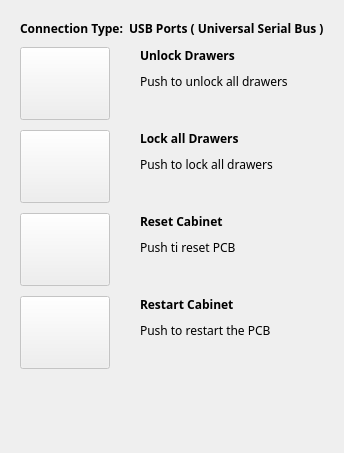
     <widget class="QWidget" name="tabConnection">
      <attribute name="icon">
       <iconset>
        <normaloff>images/connection_svg.svg</normaloff>images/connection_svg.svg</iconset>
      </attribute>
      <attribute name="title">
       <string>Connection</string>
      </attribute>
      <layout class="QVBoxLayout" name="verticalLayout_2">
       <property name="spacing">
        <number>10</number>
       </property>
       <property name="leftMargin">
        <number>20</number>
       </property>
       <property name="topMargin">
        <number>20</number>
       </property>
       <property name="rightMargin">
        <number>20</number>
       </property>
       <property name="bottomMargin">
        <number>20</number>
       </property>
       <item>
        <widget class="QLabel" name="label_9">
         <property name="font">
          <font>
           <family>Century Gothic</family>
           <pointsize>9</pointsize>
           <weight>75</weight>
           <bold>true</bold>
          </font>
         </property>
         <property name="text">
          <string>Connection Type:  USB Ports ( Universal Serial Bus )</string>
         </property>
         <property name="textFormat">
          <enum>Qt::PlainText</enum>
         </property>
         <property name="scaledContents">
          <bool>false</bool>
         </property>
         <property name="alignment">
          <set>Qt::AlignLeading|Qt::AlignLeft|Qt::AlignVCenter</set>
         </property>
         <property name="wordWrap">
          <bool>false</bool>
         </property>
         <property name="indent">
          <number>0</number>
         </property>
        </widget>
       </item>
       <item>
        <layout class="QGridLayout" name="gridLayout">
         <item row="0" column="0">
          <layout class="QHBoxLayout" name="horizontalLayout_5">
           <item>
            <widget class="QPushButton" name="btnUnlock">
             <property name="enabled">
              <bool>false</bool>
             </property>
             <property name="sizePolicy">
              <sizepolicy hsizetype="Fixed" vsizetype="Fixed">
               <horstretch>0</horstretch>
               <verstretch>0</verstretch>
              </sizepolicy>
             </property>
             <property name="minimumSize">
              <size>
               <width>90</width>
               <height>73</height>
              </size>
             </property>
             <property name="maximumSize">
              <size>
               <width>90</width>
               <height>73</height>
              </size>
             </property>
             <property name="text">
              <string/>
             </property>
             <property name="icon">
              <iconset>
               <normaloff>images/unlock_svg.svg</normaloff>images/unlock_svg.svg</iconset>
             </property>
             <property name="iconSize">
              <size>
               <width>32</width>
               <height>32</height>
              </size>
             </property>
            </widget>
           </item>
           <item>
            <layout class="QVBoxLayout" name="verticalLayout">
             <property name="leftMargin">
              <number>20</number>
             </property>
             <item>
              <widget class="QLabel" name="label">
               <property name="sizePolicy">
                <sizepolicy hsizetype="Preferred" vsizetype="Fixed">
                 <horstretch>0</horstretch>
                 <verstretch>0</verstretch>
                </sizepolicy>
               </property>
               <property name="minimumSize">
                <size>
                 <width>0</width>
                 <height>16</height>
                </size>
               </property>
               <property name="maximumSize">
                <size>
                 <width>16777215</width>
                 <height>16</height>
                </size>
               </property>
               <property name="font">
                <font>
                 <family>Century Gothic</family>
                 <pointsize>9</pointsize>
                 <weight>75</weight>
                 <bold>true</bold>
                </font>
               </property>
               <property name="text">
                <string>Unlock Drawers</string>
               </property>
              </widget>
             </item>
             <item>
              <widget class="QLabel" name="label_5">
               <property name="sizePolicy">
                <sizepolicy hsizetype="Preferred" vsizetype="Minimum">
                 <horstretch>0</horstretch>
                 <verstretch>0</verstretch>
                </sizepolicy>
               </property>
               <property name="font">
                <font>
                 <family>Century Gothic</family>
                 <pointsize>9</pointsize>
                </font>
               </property>
               <property name="text">
                <string>Push to unlock all drawers</string>
               </property>
               <property name="scaledContents">
                <bool>true</bool>
               </property>
               <property name="alignment">
                <set>Qt::AlignLeading|Qt::AlignLeft|Qt::AlignTop</set>
               </property>
               <property name="wordWrap">
                <bool>true</bool>
               </property>
              </widget>
             </item>
            </layout>
           </item>
          </layout>
         </item>
         <item row="1" column="0">
          <layout class="QHBoxLayout" name="horizontalLayout_4">
           <item>
            <widget class="QPushButton" name="btnLock">
             <property name="enabled">
              <bool>false</bool>
             </property>
             <property name="sizePolicy">
              <sizepolicy hsizetype="Fixed" vsizetype="Fixed">
               <horstretch>0</horstretch>
               <verstretch>0</verstretch>
              </sizepolicy>
             </property>
             <property name="minimumSize">
              <size>
               <width>90</width>
               <height>73</height>
              </size>
             </property>
             <property name="maximumSize">
              <size>
               <width>90</width>
               <height>73</height>
              </size>
             </property>
             <property name="text">
              <string/>
             </property>
             <property name="icon">
              <iconset>
               <normaloff>images/lock_svg.svg</normaloff>images/lock_svg.svg</iconset>
             </property>
             <property name="iconSize">
              <size>
               <width>32</width>
               <height>32</height>
              </size>
             </property>
            </widget>
           </item>
           <item>
            <layout class="QVBoxLayout" name="verticalLayout_3">
             <property name="leftMargin">
              <number>20</number>
             </property>
             <item>
              <widget class="QLabel" name="label_2">
               <property name="sizePolicy">
                <sizepolicy hsizetype="Preferred" vsizetype="Fixed">
                 <horstretch>0</horstretch>
                 <verstretch>0</verstretch>
                </sizepolicy>
               </property>
               <property name="minimumSize">
                <size>
                 <width>0</width>
                 <height>16</height>
                </size>
               </property>
               <property name="maximumSize">
                <size>
                 <width>16777215</width>
                 <height>16</height>
                </size>
               </property>
               <property name="font">
                <font>
                 <family>Century Gothic</family>
                 <pointsize>9</pointsize>
                 <weight>75</weight>
                 <bold>true</bold>
                </font>
               </property>
               <property name="text">
                <string>Lock all Drawers</string>
               </property>
              </widget>
             </item>
             <item>
              <widget class="QLabel" name="label_6">
               <property name="font">
                <font>
                 <family>Century Gothic</family>
                 <pointsize>9</pointsize>
                </font>
               </property>
               <property name="text">
                <string>Push to lock all drawers</string>
               </property>
               <property name="alignment">
                <set>Qt::AlignLeading|Qt::AlignLeft|Qt::AlignTop</set>
               </property>
              </widget>
             </item>
            </layout>
           </item>
          </layout>
         </item>
         <item row="2" column="0">
          <layout class="QHBoxLayout" name="horizontalLayout_3">
           <item>
            <widget class="QPushButton" name="btnReset">
             <property name="enabled">
              <bool>false</bool>
             </property>
             <property name="sizePolicy">
              <sizepolicy hsizetype="Fixed" vsizetype="Fixed">
               <horstretch>0</horstretch>
               <verstretch>0</verstretch>
              </sizepolicy>
             </property>
             <property name="minimumSize">
              <size>
               <width>90</width>
               <height>73</height>
              </size>
             </property>
             <property name="maximumSize">
              <size>
               <width>90</width>
               <height>73</height>
              </size>
             </property>
             <property name="text">
              <string/>
             </property>
             <property name="icon">
              <iconset>
               <normaloff>images/reset_svg.svg</normaloff>images/reset_svg.svg</iconset>
             </property>
             <property name="iconSize">
              <size>
               <width>32</width>
               <height>32</height>
              </size>
             </property>
            </widget>
           </item>
           <item>
            <layout class="QVBoxLayout" name="verticalLayout_4">
             <property name="leftMargin">
              <number>20</number>
             </property>
             <item>
              <widget class="QLabel" name="label_3">
               <property name="sizePolicy">
                <sizepolicy hsizetype="Preferred" vsizetype="Fixed">
                 <horstretch>0</horstretch>
                 <verstretch>0</verstretch>
                </sizepolicy>
               </property>
               <property name="minimumSize">
                <size>
                 <width>0</width>
                 <height>16</height>
                </size>
               </property>
               <property name="maximumSize">
                <size>
                 <width>16777215</width>
                 <height>16</height>
                </size>
               </property>
               <property name="font">
                <font>
                 <family>Century Gothic</family>
                 <pointsize>9</pointsize>
                 <weight>75</weight>
                 <bold>true</bold>
                </font>
               </property>
               <property name="text">
                <string>Reset Cabinet</string>
               </property>
              </widget>
             </item>
             <item>
              <widget class="QLabel" name="label_7">
               <property name="font">
                <font>
                 <family>Century Gothic</family>
                 <pointsize>9</pointsize>
                </font>
               </property>
               <property name="text">
                <string>Push ti reset PCB</string>
               </property>
               <property name="alignment">
                <set>Qt::AlignLeading|Qt::AlignLeft|Qt::AlignTop</set>
               </property>
              </widget>
             </item>
            </layout>
           </item>
          </layout>
         </item>
         <item row="3" column="0">
          <layout class="QHBoxLayout" name="horizontalLayout_2">
           <item>
            <widget class="QPushButton" name="btnRestart">
             <property name="enabled">
              <bool>false</bool>
             </property>
             <property name="sizePolicy">
              <sizepolicy hsizetype="Fixed" vsizetype="Fixed">
               <horstretch>0</horstretch>
               <verstretch>0</verstretch>
              </sizepolicy>
             </property>
             <property name="minimumSize">
              <size>
               <width>90</width>
               <height>73</height>
              </size>
             </property>
             <property name="maximumSize">
              <size>
               <width>90</width>
               <height>73</height>
              </size>
             </property>
             <property name="text">
              <string/>
             </property>
             <property name="icon">
              <iconset>
               <normaloff>images/restart_svg.svg</normaloff>images/restart_svg.svg</iconset>
             </property>
             <property name="iconSize">
              <size>
               <width>32</width>
               <height>32</height>
              </size>
             </property>
            </widget>
           </item>
           <item>
            <layout class="QVBoxLayout" name="verticalLayout_5">
             <property name="leftMargin">
              <number>20</number>
             </property>
             <item>
              <widget class="QLabel" name="label_4">
               <property name="sizePolicy">
                <sizepolicy hsizetype="Preferred" vsizetype="Fixed">
                 <horstretch>0</horstretch>
                 <verstretch>0</verstretch>
                </sizepolicy>
               </property>
               <property name="minimumSize">
                <size>
                 <width>0</width>
                 <height>16</height>
                </size>
               </property>
               <property name="maximumSize">
                <size>
                 <width>16777215</width>
                 <height>16</height>
                </size>
               </property>
               <property name="font">
                <font>
                 <family>Century Gothic</family>
                 <pointsize>9</pointsize>
                 <weight>75</weight>
                 <bold>true</bold>
                </font>
               </property>
               <property name="text">
                <string>Restart Cabinet</string>
               </property>
              </widget>
             </item>
             <item>
              <widget class="QLabel" name="label_8">
               <property name="font">
                <font>
                 <family>Century Gothic</family>
                 <pointsize>9</pointsize>
                </font>
               </property>
               <property name="text">
                <string>Push to restart the PCB</string>
               </property>
               <property name="alignment">
                <set>Qt::AlignLeading|Qt::AlignLeft|Qt::AlignTop</set>
               </property>
              </widget>
             </item>
            </layout>
           </item>
          </layout>
         </item>
        </layout>
       </item>
       <item>
        <spacer name="verticalSpacer_3">
         <property name="orientation">
          <enum>Qt::Vertical</enum>
         </property>
         <property name="sizeHint" stdset="0">
          <size>
           <width>20</width>
           <height>40</height>
          </size>
         </property>
        </spacer>
       </item>
       <item>
        <widget class="QLabel" name="label_18">
         <property name="text">
          <string/>
         </property>
         <property name="pixmap">
          <pixmap resource="resources.qrc">:/images/images/hid.png</pixmap>
         </property>
         <property name="alignment">
          <set>Qt::AlignRight|Qt::AlignTrailing|Qt::AlignVCenter</set>
         </property>
        </widget>
       </item>
      </layout>
     </widget>
